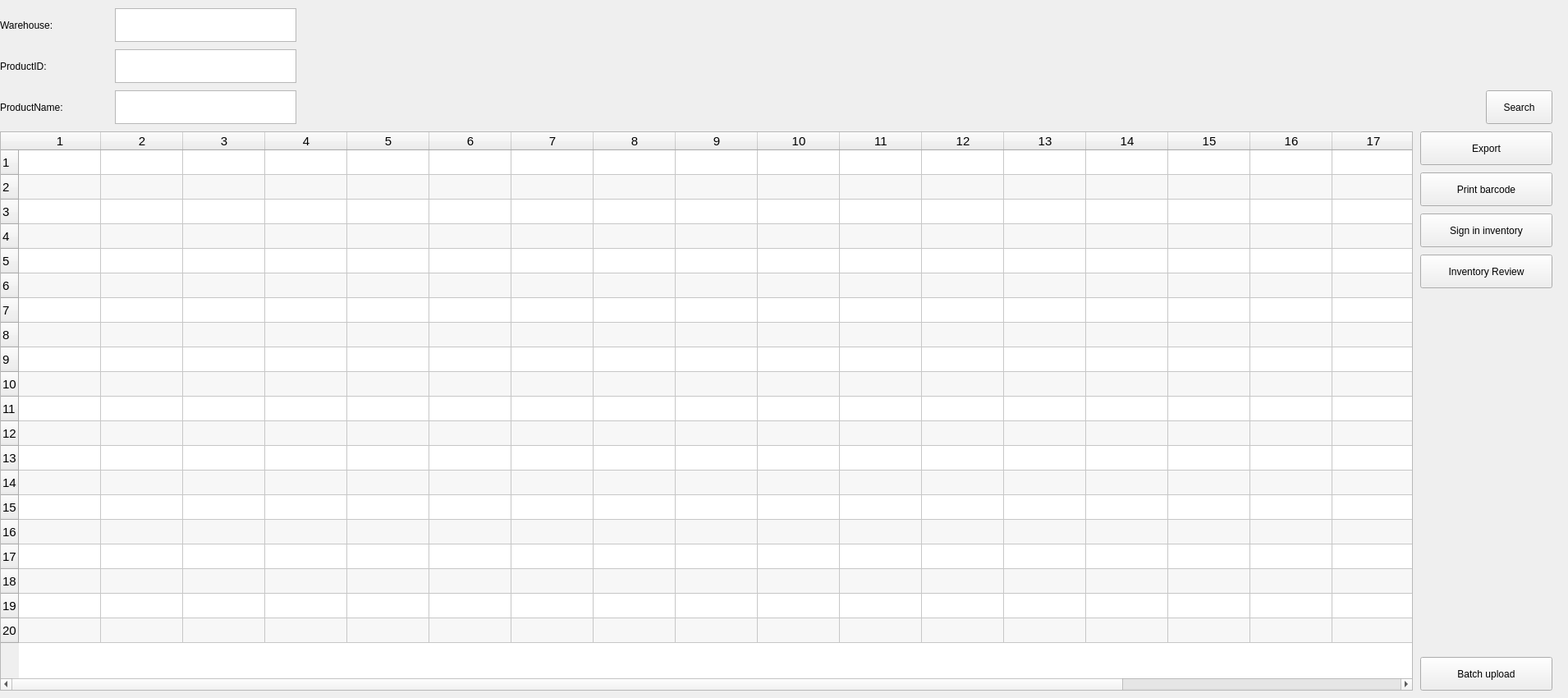
    <widget class="QWidget" name="tab_inventoryManagement">
     <property name="sizePolicy">
      <sizepolicy hsizetype="Fixed" vsizetype="Fixed">
       <horstretch>0</horstretch>
       <verstretch>0</verstretch>
      </sizepolicy>
     </property>
     <property name="minimumSize">
      <size>
       <width>1910</width>
       <height>850</height>
      </size>
     </property>
     <attribute name="title">
      <string>Inventory Management</string>
     </attribute>
     <widget class="QPushButton" name="inventory_pushButton_search">
      <property name="geometry">
       <rect>
        <x>1810</x>
        <y>110</y>
        <width>81</width>
        <height>41</height>
       </rect>
      </property>
      <property name="text">
       <string>Search</string>
      </property>
     </widget>
     <widget class="QLabel" name="inventory_label_productName">
      <property name="geometry">
       <rect>
        <x>0</x>
        <y>110</y>
        <width>141</width>
        <height>41</height>
       </rect>
      </property>
      <property name="lineWidth">
       <number>0</number>
      </property>
      <property name="text">
       <string>ProductName:</string>
      </property>
      <property name="textFormat">
       <enum>Qt::PlainText</enum>
      </property>
     </widget>
     <widget class="QLabel" name="inventory_label_productID">
      <property name="geometry">
       <rect>
        <x>0</x>
        <y>60</y>
        <width>111</width>
        <height>41</height>
       </rect>
      </property>
      <property name="lineWidth">
       <number>0</number>
      </property>
      <property name="text">
       <string>ProductID:</string>
      </property>
      <property name="textFormat">
       <enum>Qt::PlainText</enum>
      </property>
     </widget>
     <widget class="QLabel" name="inventory_label_warehouse">
      <property name="geometry">
       <rect>
        <x>0</x>
        <y>10</y>
        <width>111</width>
        <height>41</height>
       </rect>
      </property>
      <property name="lineWidth">
       <number>0</number>
      </property>
      <property name="text">
       <string>Warehouse:</string>
      </property>
      <property name="textFormat">
       <enum>Qt::PlainText</enum>
      </property>
     </widget>
     <widget class="QTableWidget" name="inventory_tableWidget_display">
      <property name="geometry">
       <rect>
        <x>0</x>
        <y>160</y>
        <width>1721</width>
        <height>681</height>
       </rect>
      </property>
      <property name="font">
       <font>
        <pointsize>11</pointsize>
       </font>
      </property>
      <property name="alternatingRowColors">
       <bool>true</bool>
      </property>
      <property name="selectionBehavior">
       <enum>QAbstractItemView::SelectRows</enum>
      </property>
      <property name="rowCount">
       <number>20</number>
      </property>
      <property name="columnCount">
       <number>20</number>
      </property>
      <attribute name="horizontalHeaderShowSortIndicator" stdset="0">
       <bool>true</bool>
      </attribute>
      <attribute name="verticalHeaderDefaultSectionSize">
       <number>30</number>
      </attribute>
      <attribute name="verticalHeaderMinimumSectionSize">
       <number>30</number>
      </attribute>
      <row/>
      <row/>
      <row/>
      <row/>
      <row/>
      <row/>
      <row/>
      <row/>
      <row/>
      <row/>
      <row/>
      <row/>
      <row/>
      <row/>
      <row/>
      <row/>
      <row/>
      <row/>
      <row/>
      <row/>
      <column/>
      <column/>
      <column/>
      <column/>
      <column/>
      <column/>
      <column/>
      <column/>
      <column/>
      <column/>
      <column/>
      <column/>
      <column/>
      <column/>
      <column/>
      <column/>
      <column/>
      <column/>
      <column/>
      <column/>
     </widget>
     <widget class="QPushButton" name="inventory_pushButton_printBarcode">
      <property name="geometry">
       <rect>
        <x>1730</x>
        <y>210</y>
        <width>161</width>
        <height>41</height>
       </rect>
      </property>
      <property name="text">
       <string>Print barcode</string>
      </property>
     </widget>
     <widget class="QPushButton" name="inventory_pushButton_batchUpload">
      <property name="geometry">
       <rect>
        <x>1730</x>
        <y>800</y>
        <width>161</width>
        <height>41</height>
       </rect>
      </property>
      <property name="text">
       <string>Batch upload</string>
      </property>
     </widget>
     <widget class="QPushButton" name="inventory_pushButton_signInInventory">
      <property name="geometry">
       <rect>
        <x>1730</x>
        <y>260</y>
        <width>161</width>
        <height>41</height>
       </rect>
      </property>
      <property name="text">
       <string>Sign in inventory</string>
      </property>
     </widget>
     <widget class="QPushButton" name="inventory_pushButton_generateCSV">
      <property name="geometry">
       <rect>
        <x>1730</x>
        <y>160</y>
        <width>161</width>
        <height>41</height>
       </rect>
      </property>
      <property name="text">
       <string>Export</string>
      </property>
     </widget>
     <widget class="QTextEdit" name="inventory_textEdit_warehouse">
      <property name="geometry">
       <rect>
        <x>140</x>
        <y>10</y>
        <width>221</width>
        <height>41</height>
       </rect>
      </property>
     </widget>
     <widget class="QTextEdit" name="inventory_textEdit_productID">
      <property name="geometry">
       <rect>
        <x>140</x>
        <y>60</y>
        <width>221</width>
        <height>41</height>
       </rect>
      </property>
     </widget>
     <widget class="QTextEdit" name="inventory_textEdit_productName">
      <property name="geometry">
       <rect>
        <x>140</x>
        <y>110</y>
        <width>221</width>
        <height>41</height>
       </rect>
      </property>
     </widget>
     <widget class="QPushButton" name="inventory_pushButton_skuReview">
      <property name="geometry">
       <rect>
        <x>1730</x>
        <y>310</y>
        <width>161</width>
        <height>41</height>
       </rect>
      </property>
      <property name="text">
       <string>Inventory Review</string>
      </property>
     </widget>
    </widget>
